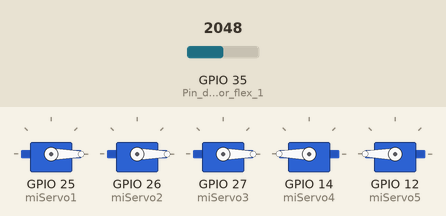
Simulated run of this sketch. Board: ESP32. Shown: 5 × servo. Inputs (shaded band) come from the test bench; at power-on: GPIO 35 (Pin_del_sensor_flex_1) = 2048.

Above: at 1.2 s.
1.3 s: GPIO 35 (Pin_del_sensor_flex_1) set to 2866
At 2.5 s:
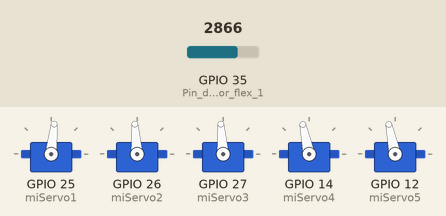
2.8 s: GPIO 35 (Pin_del_sensor_flex_1) set to 3603
At 3.2 s:
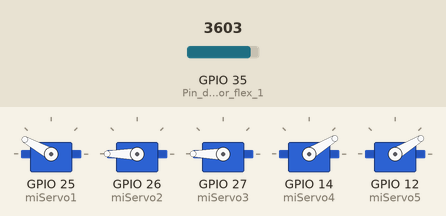
4.3 s: GPIO 35 (Pin_del_sensor_flex_1) set to 4095
At 5.0 s:
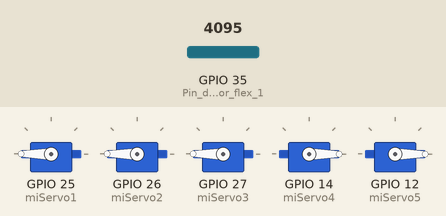
5.8 s: GPIO 35 (Pin_del_sensor_flex_1) set to 1228
At 6.1 s:
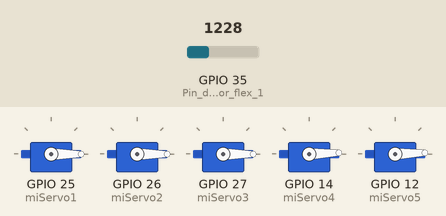
7.3 s: GPIO 35 (Pin_del_sensor_flex_1) set to 491
At 7.9 s:
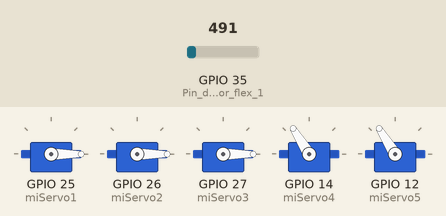
8.8 s: GPIO 35 (Pin_del_sensor_flex_1) set to 0
At 10.2 s:
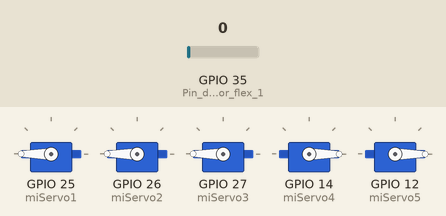
Timing chart, 0 to 11.3 s (numbered marks = the images above; inputs shaded):
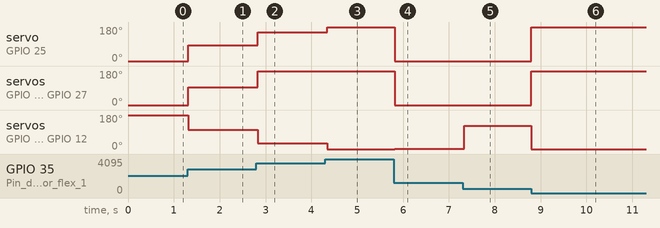

Measured:
- after the input at 1.3 s, servo on GPIO 25 (miServo1): 0° → 84° at once; servo on GPIO 26 (miServo2), servo on GPIO 27 (miServo3): 0° → 94° at once; servo on GPIO 14 (miServo4), servo on GPIO 12 (miServo5): 180° → 102° at once
- after the input at 2.8 s, servo on GPIO 25 (miServo1): 84° → 151° at once; servo on GPIO 26 (miServo2), servo on GPIO 27 (miServo3): 94° → 180° at once; servo on GPIO 14 (miServo4), servo on GPIO 12 (miServo5): 102° → 31° at once
- after the input at 4.3 s, servo on GPIO 25 (miServo1): 151° → 180° after 0.05 s; servo on GPIO 14 (miServo4), servo on GPIO 12 (miServo5): 31° → 0° after 0.05 s
- after the input at 5.8 s, servo on GPIO 25 (miServo1), servo on GPIO 26 (miServo2), servo on GPIO 27 (miServo3): 180° → 0° at once; servo on GPIO 14 (miServo4), servo on GPIO 12 (miServo5): 0° → 2° at once
- after the input at 7.3 s, servo on GPIO 14 (miServo4), servo on GPIO 12 (miServo5): 2° → 122° at once
- after the input at 8.8 s, servo on GPIO 25 (miServo1), servo on GPIO 26 (miServo2), servo on GPIO 27 (miServo3): 0° → 180° at once; servo on GPIO 14 (miServo4), servo on GPIO 12 (miServo5): 122° → 0° at once

The sketch:

lectura_de_resistencia.ino
```cpp
//const int portPin = 35;
//// Almacenamiento del valor de puerto (Rango de 0-4095)
//int potValor = 0;
//void setup() {
//  Serial.begin(115200);
//  delay(1000);
//}
//void loop() {
//  // Lectura del valor en cada vuelta del bucle
//  potValor = analogRead(portPin);
//  Serial.println(potValor);  //Envío del valor al puerto serie
//  delay(1000);
//}
#include <ESP32Servo.h>
#include <analogWrite.h>
#include <ESP32Tone.h>
#include <ESP32PWM.h>
#include "BluetoothSerial.h"

Servo miServo1;
Servo miServo2;
Servo miServo3;
Servo miServo4;
Servo miServo5;

const float VCC=3.3; //Voltaje de la fuente
const float R2=47000.0; //2da resistencia

void setup() {
    miServo1.attach(25); //Pin del servo 1
    miServo2.attach(26); //Pin del servo 2
    miServo3.attach(27); //Pin del servo 3
    miServo4.attach(14); //Pin del servo 4
    miServo5.attach(12); //Pin del servo 5

  // put your setup code here, to run once:
Serial.begin(9600);
pinMode(35,INPUT); // Pin del sensor flex 1
pinMode(35,INPUT); // Pin del sensor flex 2
pinMode(35,INPUT); // Pin del sensor flex 3
pinMode(35,INPUT); // Pin del sensor flex 4
pinMode(35,INPUT); // Pin del sensor flex 5

}

void loop() {
  // put your main code here, to run repeatedly:
int ADC_flex1=analogRead(35); //Lectura del sensor flex 1
int ADC_flex2=analogRead(35); //Lectura del sensor flex 2
int ADC_flex3=analogRead(35); //Lectura del sensor flex 3
int ADC_flex4=analogRead(35); //Lectura del sensor flex 4
int ADC_flex5=analogRead(35); //Lectura del sensor flex 5

float Vflex1=ADC_flex1*VCC/4095.0;
float Rflex1=R2*(VCC/Vflex1-1.0);

float Vflex2=ADC_flex2*VCC/4095.0;
float Rflex2=R2*(VCC/Vflex2-1.0);

float Vflex3=ADC_flex3*VCC/4095.0;
float Rflex3=R2*(VCC/Vflex3-1.0);

float Vflex4=ADC_flex4*VCC/4095.0;
float Rflex4=R2*(VCC/Vflex4-1.0);

float Vflex5=ADC_flex5*VCC/4095.0;
float Rflex5=R2*(VCC/Vflex5-1.0);

//Serial.println("Resistencia: " + String(Rflex) + "ohms");

float angle1 = map( Rflex1,13000.0,35000.0,0,90.0);
float angle2 = map( Rflex2,13000.0,35000.0,0,90.0);
float angle3 = map( Rflex3,13000.0,35000.0,0,90.0); //FIJO
float angle4 = map( Rflex4,13000.0,35000.0,0,90.0);
float angle5 = map( Rflex5,13000.0,35000.0,0,90.0);

//Serial.println(angle);
miServo1.write(120-(angle1*(11.0/9.0)));
miServo2.write(140-(angle2*(14.0/9.0)));
miServo3.write(140-(angle3*(14.0/9.0)));
miServo4.write(65+(angle4*(11.5/9.0)));
miServo5.write(65+(angle5*(11.5/9.0)));

//Serial.println(140-(angle*(14.0/9.0)));
delay(50);
}

//angulo abierto - (angulo*(Angulo abierto/90))
//Valor flotante .0
```
